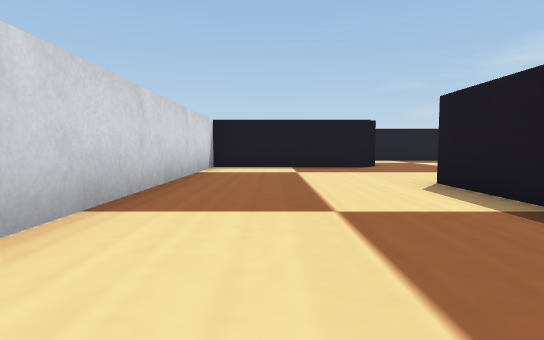
view 1 (above)

22 first-person views from a walk through a Webots world. The camera is 0.05 m above the floor, tilts 4° down and sees 80° across. The floor is counted in squares, 0.1 m on a side. Each view is taken from the middle of a square. On the plan, view 1 faces up. The plan holds only what a view shows up to about 9 squares ahead; the rest is blank. Robots are left out. Webots' stock objects and surfaces are drawn as simple stand-ins.

view 2
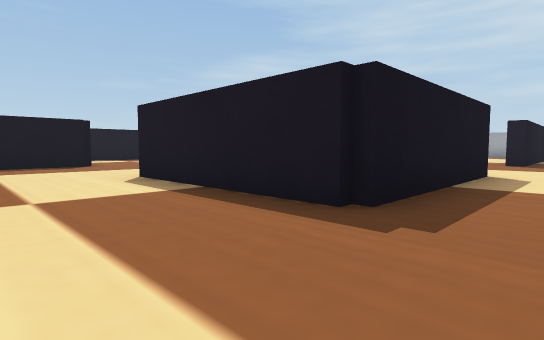

view 3
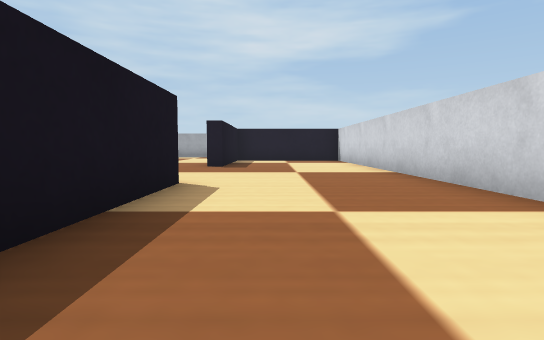

view 4
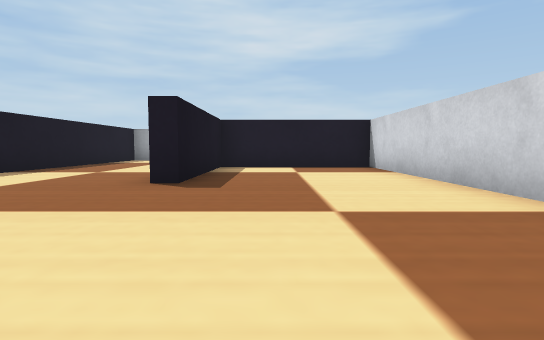

view 5
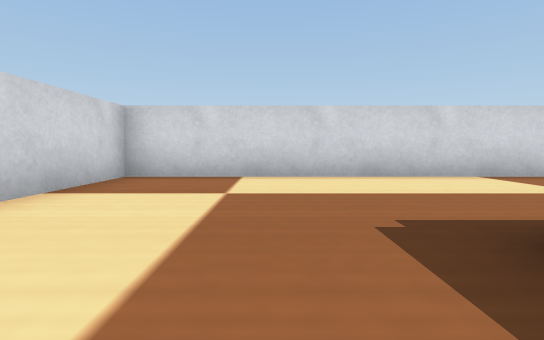

view 6
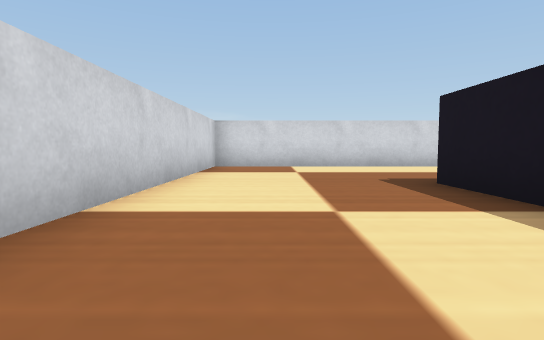

view 7
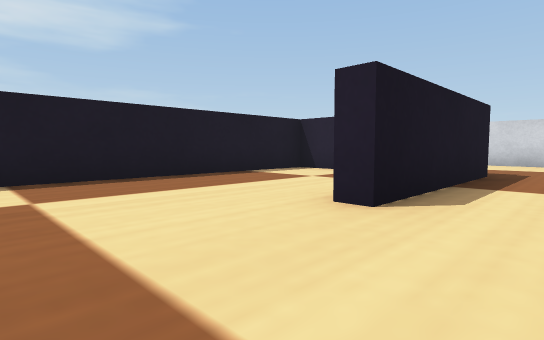

view 8
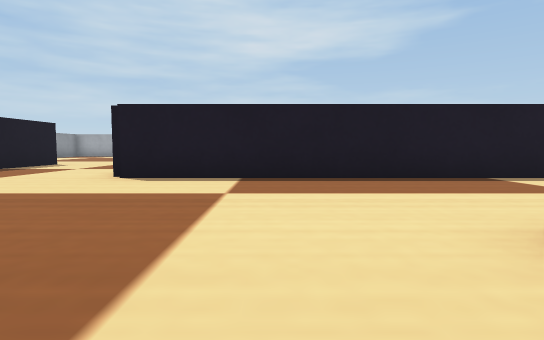

view 9
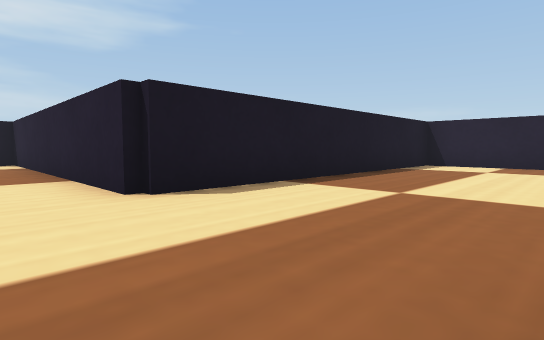

view 10
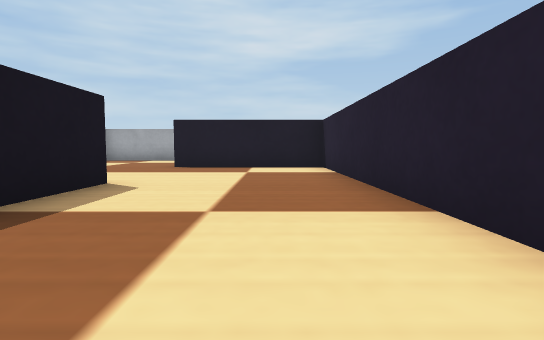

view 11
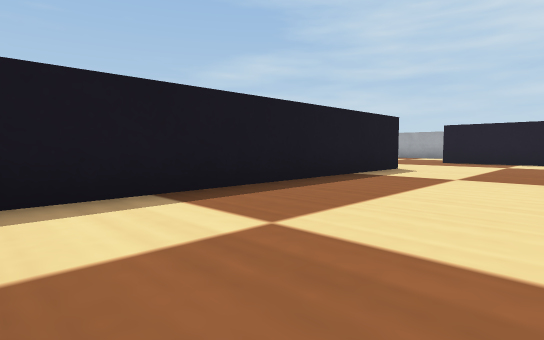

view 12
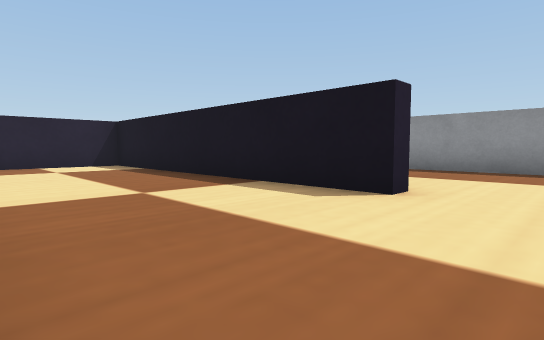

view 13
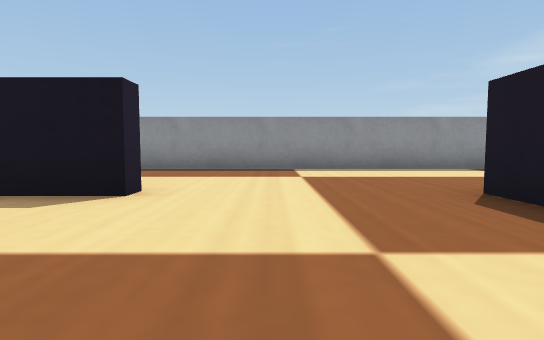

view 14
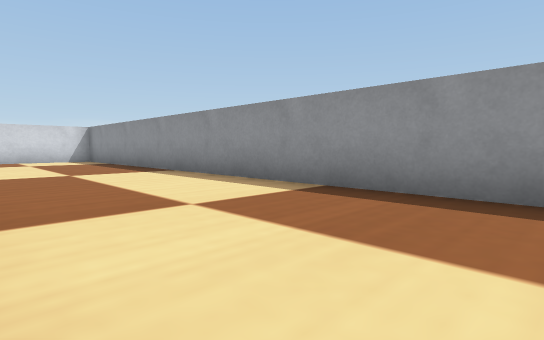

view 15
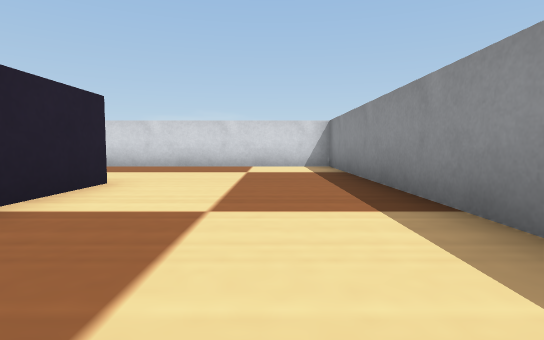

view 16
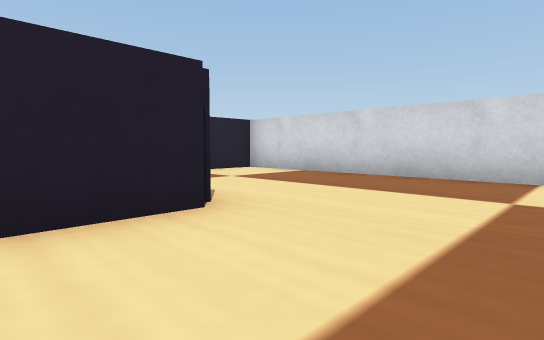

view 17
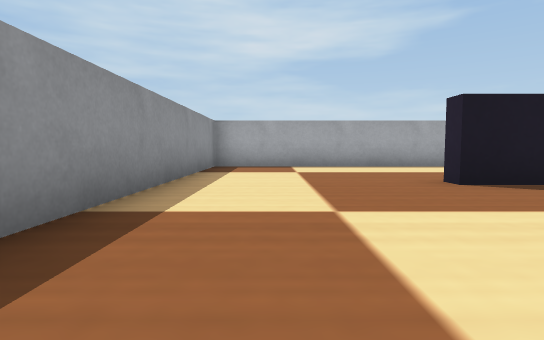

view 18
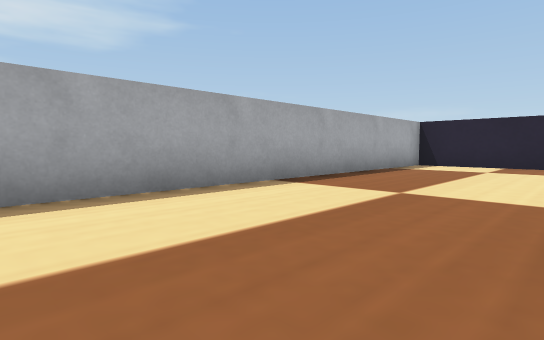

view 19
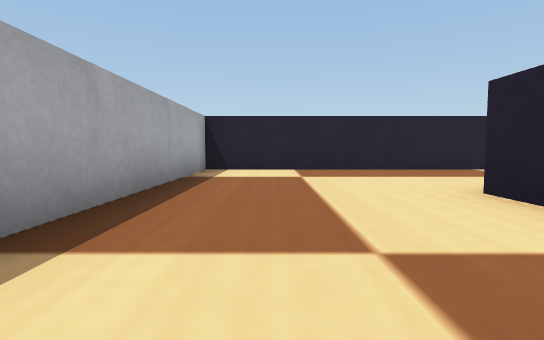

view 20
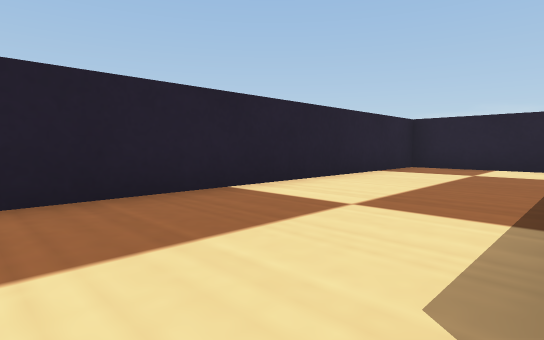

view 21
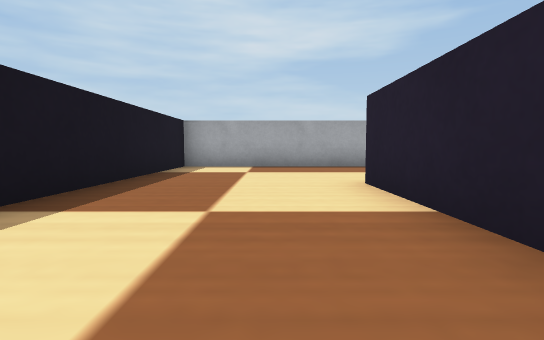

view 22
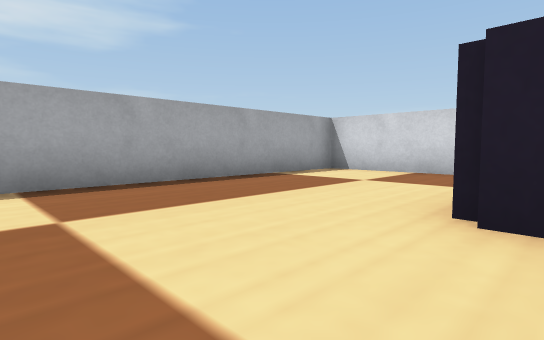

### Floor plan
Points are (right, up) in squares from view 1. A wall is a line through its corners. A room is listed if a view was taken in it or the views show most of it. See-through windows are left out.
Room 1 (views 1, 2, 3, 4, 5, 6, 7, 8)
walls: (6.5, 0.3) (2.3, 0.3) (2.3, 4.5); (2.6, 8.3) (-1.5, 8.3) (-1.5, -3.5) (14.3, -3.5) (14.3, 0.3) (10.5, 0.3)
ways out: opening at (8.5, 0) to room 5; opening at (2, 6) to room 6
Room 2 (views 9, 10, 11, 12, 13)
walls: (6.3, 8.7) (14.3, 8.7) (14.3, 11.6); (10.5, 12.3) (2.7, 12.3) (2.7, 9.8)
ways out: opening at (12, 12) to room 3; opening at (4, 8) to room 6
Room 3 (views 14, 15, 16, 17)
walls: (2.4, 12.7) (4.4, 12.7); (10.5, 12.8) (10.5, 12.3); (14.3, 11.6) (14.3, 12.5); (14.5, 16.5) (-1.5, 16.5) (-1.5, 8.7) (-0.2, 8.7)
ways out: opening at (12, 12) to room 2; opening at (14, 14.5) to room 4
Room 4 (views 18, 19, 20)
walls: (14.7, 9.4) (14.7, 8.5); (14.3, 12.5) (14.7, 12.5); (6.7, 7.4) (6.7, 4.7) (18.5, 4.7) (18.5, 16.5) (14.5, 16.5)
ways out: opening at (14, 14.5) to room 3
Room 5 (views 21, 22)
walls: (11.5, 0.7) (14.5, 0.7); (10.5, 0.3) (10.5, 0.8); (15.8, -3.5) (18.5, -3.5) (18.5, 4.3) (12.2, 4.3)
ways out: opening at (8.5, 0) to room 1
Room 6 (no view inside)
walls: (2.3, 4.5) (2.7, 4.5); (3.8, 0.7) (6.3, 0.7) (6.3, 8.7)
ways out: opening at (2, 6) to room 1; opening at (4, 8) to room 2

Positions as (right, up) in squares from view 1, and headings:
1: (0, 0), facing up
2: (0, -1), facing up-right
3: (2, -1), facing right
4: (6, -1), facing right
5: (4, -1), facing left
6: (7, -2), facing left
7: (1, 7), facing down-right
8: (1, 6), facing right
9: (3, 10), facing down-right
10: (6, 10), facing right
11: (3, 9), facing up-right
12: (12, 9), facing up-left
13: (12, 9), facing up
14: (11, 13), facing up-left
15: (7, 15), facing left
16: (4, 15), facing down-left
17: (10, 15), facing right
18: (15, 14), facing down-right
19: (17, 12), facing down
20: (15, 8), facing down-left
21: (10, 2), facing right
22: (14, 3), facing down-right
